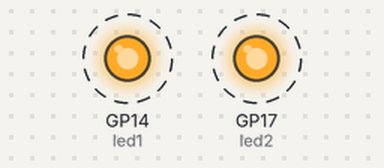
Bench run of a program on a simulated Raspberry Pi Pico running MicroPython. Parts: output pins drawn as LEDs (lit = HIGH). Dashed ring = blinking. At 4.0 s the program stops and its outputs stay as they are.

Above: at 0.05 s.
Timing chart, 0 to 3.0 s (numbered marks = the images above):
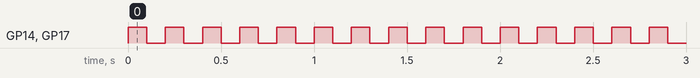

Measured:
- by itself, GP14 (led1), GP17 (led2): alternates HIGH for 0.10 s and LOW for 0.10 s, 40 changes in all, then stays LOW

The program:

externalBlink.py
```python
import machine
import utime

led1 = machine.Pin(14, machine.Pin.OUT)
led2 = machine.Pin(17, machine.Pin.OUT)
count = 0
limit = 20
test = False

led1.value(0)
led2.value(0)

if (not test):
    while (count < limit):
        led1.value(1)
        led2.value(1)
        utime.sleep(0.1)
        led1.value(0)
        led2.value(0)
        utime.sleep(0.1)
        count += 1

if (test):
    while (count < limit):
        led1.value(1)
        utime.sleep(0.005)
        led1.value(0)
        utime.sleep(0.005)
        count += 1

led1.value(0)
led2.value(0)
```
